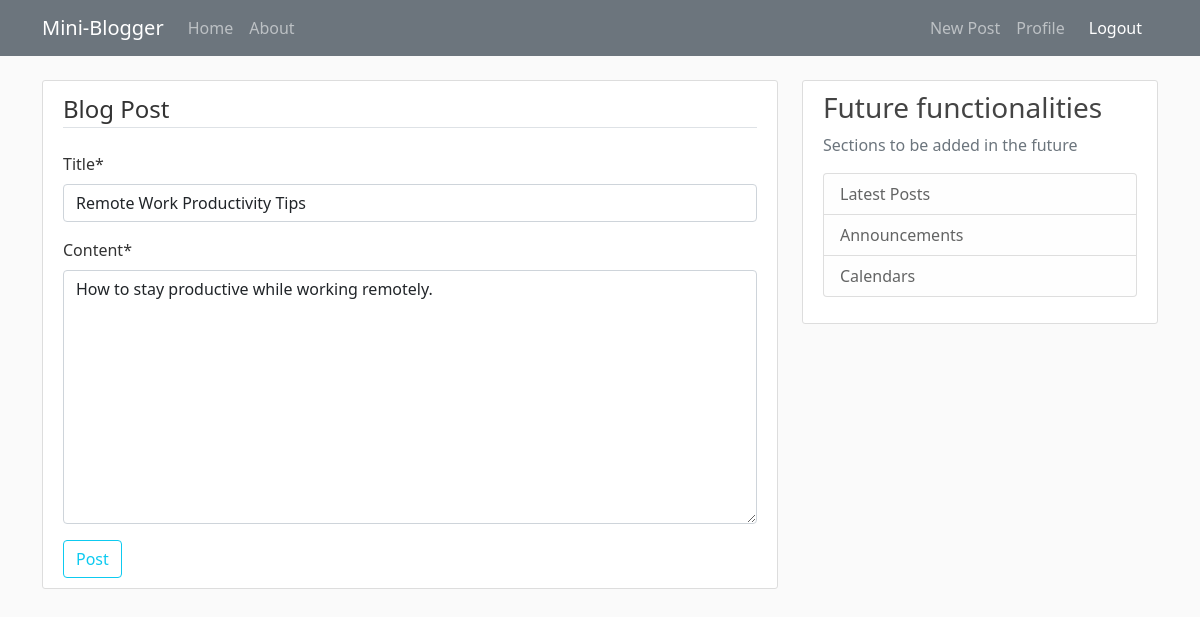
The app's page /post/31/update (signed in) with its own data.
### blog/models.py (models this page shows, shortened)
class Post(models.Model):
    title = models.CharField(max_length=100)
    content = models.TextField()
    created_at = models.DateTimeField(default=timezone.now)
    author = models.ForeignKey(User, on_delete=models.CASCADE)

### blog/views.py (the view, shortened to what this page needs)
# urls.py: path('post/<int:pk>/update', PostUpdateView.as_view(), name='post-update'),
class PostUpdateView(LoginRequiredMixin, UserPassesTestMixin, UpdateView):
    model = Post
    fields = ['title', 'content']
    def test_func(self):
        post = self.get_object()
        if self.request.user == post.author:
            return True
        return False

### blog/templates/blog/post_form.html (shortened to what this page needs)
{% extends "blog/layout.html" %}
{% load crispy_forms_tags %}
{% block content %}
    <div class="content-section">
        <form method="POST">
            <fieldset class="form-group">
                <legend class="border-bottom mb-4">Blog Post</legend>
                {{ form|crispy }}
            </fieldset>
            <div class="form-group">
                <button class="btn btn-outline-info" type="submit">Post</button>
            </div>
        </form>
    </div>
{% endblock content %}

### blog/static/blog/main.css (style rules this page uses)
body { background: #fafafa; color: #333333; margin-top: 5rem; }
.content-section { background: #ffffff; padding: 10px 20px; border: 1px solid #dddddd; border-radius: 3px; margin-bottom: 20px; }

### records on screen
Post: title "Remote Work Productivity Tips", content "How to stay productive while working remotely."
